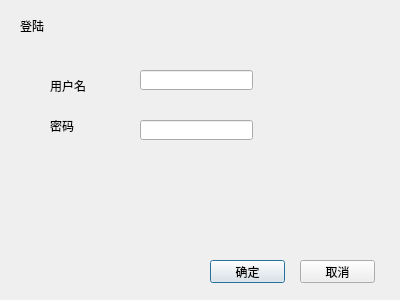
<?xml version="1.0" encoding="UTF-8"?>
<ui version="4.0">
 <class>DialogLogin</class>
 <widget class="QDialog" name="DialogLogin">
  <property name="geometry">
   <rect>
    <x>0</x>
    <y>0</y>
    <width>400</width>
    <height>300</height>
   </rect>
  </property>
  <property name="windowTitle">
   <string>Dialog</string>
  </property>
  <widget class="QPushButton" name="pushButton">
   <property name="geometry">
    <rect>
     <x>210</x>
     <y>260</y>
     <width>75</width>
     <height>23</height>
    </rect>
   </property>
   <property name="text">
    <string>确定</string>
   </property>
  </widget>
  <widget class="QPushButton" name="pushButton_2">
   <property name="geometry">
    <rect>
     <x>300</x>
     <y>260</y>
     <width>75</width>
     <height>23</height>
    </rect>
   </property>
   <property name="text">
    <string>取消</string>
   </property>
  </widget>
  <widget class="QLabel" name="label">
   <property name="geometry">
    <rect>
     <x>50</x>
     <y>80</y>
     <width>54</width>
     <height>12</height>
    </rect>
   </property>
   <property name="text">
    <string>用户名</string>
   </property>
  </widget>
  <widget class="QLabel" name="label_2">
   <property name="geometry">
    <rect>
     <x>50</x>
     <y>120</y>
     <width>54</width>
     <height>12</height>
    </rect>
   </property>
   <property name="text">
    <string>密码</string>
   </property>
  </widget>
  <widget class="QLineEdit" name="lineEdit">
   <property name="geometry">
    <rect>
     <x>140</x>
     <y>70</y>
     <width>113</width>
     <height>20</height>
    </rect>
   </property>
  </widget>
  <widget class="QLineEdit" name="lineEdit_2">
   <property name="geometry">
    <rect>
     <x>140</x>
     <y>120</y>
     <width>113</width>
     <height>20</height>
    </rect>
   </property>
  </widget>
  <widget class="QLabel" name="label_3">
   <property name="geometry">
    <rect>
     <x>20</x>
     <y>20</y>
     <width>54</width>
     <height>12</height>
    </rect>
   </property>
   <property name="text">
    <string>登陆</string>
   </property>
  </widget>
 </widget>
 <resources/>
 <connections/>
</ui>
